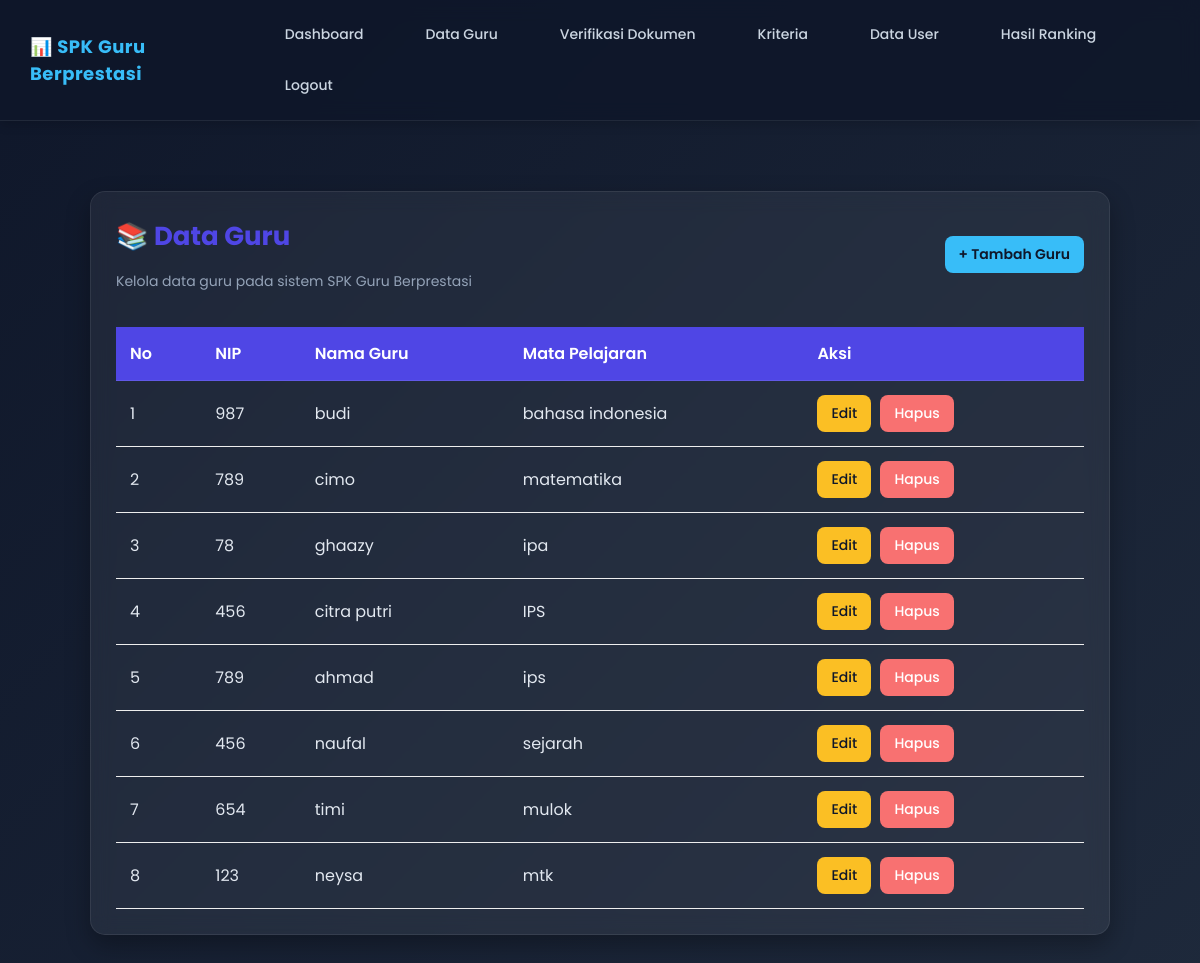
Page /spk_guru_saw/admin/gurunya/guru.php (signed in) on the committed database.
### tables this page shows
CREATE TABLE `guru` (
  `id_guru` int(11) NOT NULL,
  `id_user` int(11) DEFAULT NULL,
  `nip` varchar(30) DEFAULT NULL,
  `nama_guru` varchar(100) DEFAULT NULL,
  `mapel` varchar(100) DEFAULT NULL
);

### spk_guru_saw/admin/gurunya/guru.php (the view, shortened to what this page needs)
<?php
include '../../config/koneksi.php';
$data = mysqli_query($koneksi, "SELECT * FROM guru");
?>
<!DOCTYPE html>
<html>
<head>
    <link rel="stylesheet" href="../../assets/css/style.css">
</head>
<body>
<?php include '../../template/menu_admin.php'; ?>
<div class="container">
    <div class="card">
        <div class="page-title">
            <div>
                <h2>📚 Data Guru</h2>
                <div class="subtitle">Kelola data guru pada sistem SPK Guru Berprestasi</div>
            </div>
            <a href="tambah_guru.php" class="btn btn-tambah">
                + Tambah Guru
            </a>
        </div>
        <div class="table-container">
            <table>
                <tr>
                    <th>No</th>
                    <th>NIP</th>
                    <th>Nama Guru</th>
                    <th>Mata Pelajaran</th>
                    <th>Aksi</th>
                </tr>
                <?php
                $no = 1;
                while($row = mysqli_fetch_array($data)){
                ?>
                <tr>
                    <td><?= $no++; ?></td>
                    <td><?= $row['nip']; ?></td>
                    <td><?= $row['nama_guru']; ?></td>
                    <td><?= $row['mapel']; ?></td>
                    <td>
                        <a href="edit_guru.php?id=<?= $row['id_guru']; ?>"
                           class="btn btn-edit">
                            Edit
                        </a>
                        <a href="hapus_guru.php?id=<?= $row['id_guru']; ?>"
                           class="btn btn-hapus"
                           onclick="return confirm('Yakin ingin menghapus data guru ini?')">
                            Hapus
                        </a>
                    </td>
                </tr>
                <?php } ?>
            </table>
        </div>
    </div>
</div>
</body>
</html>

### spk_guru_saw/assets/css/style.css (style rules this page uses)
* { margin:0; padding:0; box-sizing:border-box; font-family:'Poppins', sans-serif; }
body { background:#f4f7fb; color:#333; }
.container { width:90%; margin:40px auto; }
.card { background:white; padding:30px; border-radius:20px; box-shadow:0 10px 25px rgba(0,0,0,0.08); }
h2 { margin-bottom:20px; color:#4f46e5; }
button, .btn { display:inline-block; padding:12px 20px; border:none; border-radius:10px; text-decoration:none; cursor:pointer; transition:0.3s; font-size:14px; font-weight:500; }
.btn-tambah { background:#10b981; color:white; }
.btn-edit { background:#f59e0b; color:white; }
.btn-hapus { background:#ef4444; color:white; }
.table-container { overflow-x:auto; }
table { width:100%; border-collapse:collapse; margin-top:20px; }
table tr th { background:#4f46e5; color:white; padding:14px; text-align:left; }
table tr td { padding:14px; border-bottom:1px solid #eee; }
.btn-edit { background:#f59e0b; color:white; padding:8px 15px; border-radius:8px; text-decoration:none; }
.btn { background:#10b981; color:white; padding:10px 20px; border:none; border-radius:8px; cursor:pointer; text-decoration:none; }
.btn { background:#10b981; color:white; padding:10px 20px; border:none; border-radius:8px; text-decoration:none; cursor:pointer; }

### spk_guru_saw/admin/gurunya/guru.php (style rules this page uses)
body { margin:0; font-family: 'Segoe UI', Tahoma, sans-serif; background: linear-gradient(135deg, #0f172a, #1e293b); color:#fff; }
.container { padding:30px; }
.card { background: rgba(255,255,255,0.06); border: 1px solid rgba(255,255,255,0.08); backdrop-filter: blur(10px); padding:25px; border-radius:15px; box-shadow: 0 10px 25px rgba(0,0,0,0.3); }
h2 { margin:0 0 15px 0; font-size:26px; }
.btn { display:inline-block; padding:8px 14px; border-radius:8px; text-decoration:none; font-size:14px; transition:0.3s ease; border:none; cursor:pointer; }
.btn-tambah { background:#38bdf8; color:#0f172a; font-weight:600; }
.btn-edit { background:#fbbf24; color:#0f172a; margin-right:5px; }
.btn-hapus { background:#f87171; color:#fff; }
.table-container { overflow-x:auto; margin-top:15px; }
table { width:100%; border-collapse:collapse; min-width:600px; }
th, td { padding:12px 15px; text-align:left; }
th { background: rgba(56, 189, 248, 0.15); color:#cbd5e1; font-weight:600; border-bottom:1px solid rgba(255,255,255,0.1); }
td { border-bottom:1px solid rgba(255,255,255,0.05); color:#e2e8f0; }
table tbody tr { transition: background-color 0.2s ease; }
.page-title { display:flex; justify-content:space-between; align-items:center; margin-bottom:15px; }
.subtitle { font-size:14px; color:#94a3b8; margin-top:5px; }

### rows in the picture
guru: nip "987", nama_guru "budi", mapel "bahasa indonesia"
guru: nip "789", nama_guru "cimo", mapel "matematika"
guru: nip "78", nama_guru "ghaazy", mapel "ipa"
guru: nip "456", nama_guru "citra putri", mapel "IPS"
guru: nip "789", nama_guru "ahmad", mapel "ips"
guru: nip "456", nama_guru "naufal", mapel "sejarah"
guru: nip "654", nama_guru "timi", mapel "mulok"
guru: nip "123", nama_guru "neysa", mapel "mtk"
